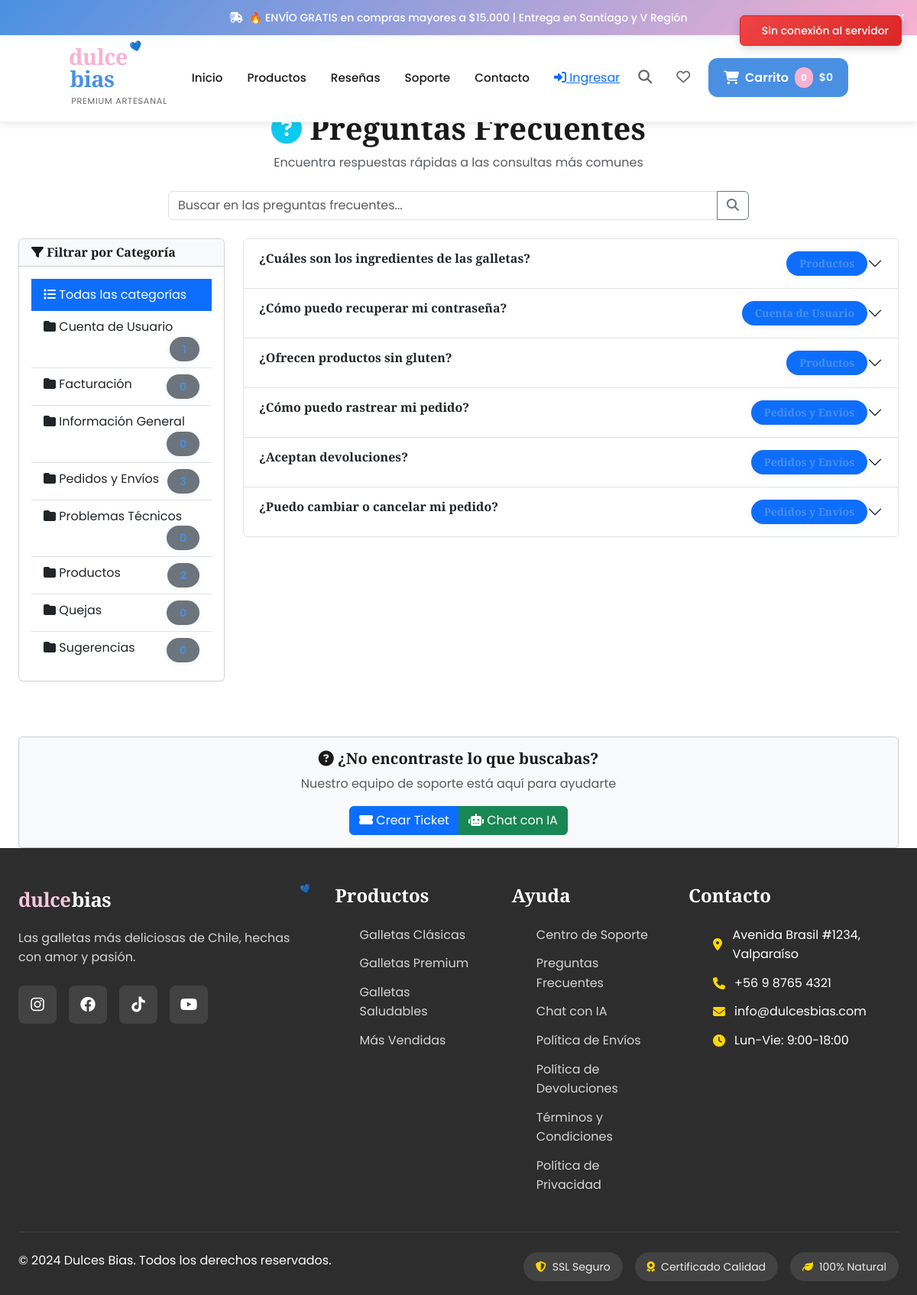
/support/faq/, run on the app's committed database.
### support/models.py (models this page shows, shortened)
class SupportCategory(models.Model):
    name = models.CharField(max_length=100, verbose_name="Nombre")
    description = models.TextField(blank=True, verbose_name="Descripción")
    icon = models.CharField(max_length=50, default="fas fa-question", verbose_name="Icono")
    is_active = models.BooleanField(default=True, verbose_name="Activo")
    order = models.PositiveIntegerField(default=0, verbose_name="Orden")
    created_at = models.DateTimeField(auto_now_add=True, verbose_name="Fecha de Creación")
    class Meta:
        verbose_name = "Categoría de Soporte"
        verbose_name_plural = "Categorías de Soporte"
        ordering = ['order', 'name']

class SupportFAQ(models.Model):
    question = models.CharField(max_length=300, verbose_name="Pregunta")
    answer = models.TextField(verbose_name="Respuesta")
    category = models.ForeignKey(SupportCategory, on_delete=models.CASCADE)
    keywords = models.TextField(verbose_name="Palabras Clave", help_text="Separadas por comas")
    view_count = models.PositiveIntegerField(default=0, verbose_name="Veces Vista")
    helpful_votes = models.PositiveIntegerField(default=0, verbose_name="Votos Útiles")
    not_helpful_votes = models.PositiveIntegerField(default=0, verbose_name="Votos No Útiles")
    is_featured = models.BooleanField(default=False, verbose_name="Destacada")
    is_active = models.BooleanField(default=True, verbose_name="Activa")
    created_at = models.DateTimeField(auto_now_add=True)
    updated_at = models.DateTimeField(auto_now=True)
    class Meta:
        verbose_name = "Pregunta Frecuente"
        verbose_name_plural = "Preguntas Frecuentes"
        ordering = ['-is_featured', '-helpful_votes', '-view_count']
    @property
    def upvotes(self):
        return self.helpful_votes
    @property
    def downvotes(self):
        return self.not_helpful_votes

### support/views.py (the view)
# urls.py: path('faq/', views.faq_list, name='faq_list'),
def faq_list(request):
    categories = SupportCategory.objects.filter(is_active=True)
    selected_category = None
    category_id = request.GET.get('category')
    if category_id:
        try:
            selected_category = SupportCategory.objects.get(id=category_id)
            faqs = SupportFAQ.objects.filter(
                category=selected_category,
                is_active=True
            )
        except SupportCategory.DoesNotExist:
            faqs = SupportFAQ.objects.filter(is_active=True)
    else:
        faqs = SupportFAQ.objects.filter(is_active=True)
    paginator = Paginator(faqs, 10)
    page_number = request.GET.get('page')
    page_obj = paginator.get_page(page_number)
    context = {
        'faqs': page_obj,
        'categories': categories,
        'selected_category': selected_category,
        'is_paginated': page_obj.has_other_pages(),
        'page_obj': page_obj,
    }
    return render(request, 'support/faq_list.html', context)

### cart/models.py (called while the page is built)
    def get_total_price(self):
        return sum(Decimal(item['price']) * item['quantity'] for item in self.cart.values())

    def __len__(self):
        return sum(item['quantity'] for item in self.cart.values())

### support/templates/support/faq_list.html (shortened to what this page needs)
{% extends 'base.html' %}
{% block content %}
<div class="container mt-4">
    <div class="row">
        <div class="col-12">
            <div class="text-center mb-4">
                <h1><i class="fas fa-question-circle text-info"></i> Preguntas Frecuentes</h1>
                <p class="text-muted">Encuentra respuestas rápidas a las consultas más comunes</p>
            </div>
        </div>
    </div>
    <div class="row mb-4">
        <div class="col-md-8 mx-auto">
            <div class="input-group">
                <input type="text"
                       class="form-control"
                       id="searchFAQ"
                       placeholder="Buscar en las preguntas frecuentes...">
                <button class="btn btn-outline-secondary" type="button">
                    <i class="fas fa-search"></i>
                </button>
            </div>
        </div>
    </div>
    <div class="row">
        <div class="col-md-3 mb-4">
            <div class="card">
                <div class="card-header bg-light">
                    <h6 class="mb-0"><i class="fas fa-filter"></i> Filtrar por Categoría</h6>
                </div>
                <div class="card-body">
                    <div class="list-group list-group-flush">
                        <a href="?category=" class="list-group-item list-group-item-action {% if not selected_category %}active{% endif %}">
                            <i class="fas fa-list"></i> Todas las categorías
                        </a>
                        {% for category in categories %}
                        <a href="?category={{ category.id }}"
                           class="list-group-item list-group-item-action {% if selected_category.id == category.id %}active{% endif %}">
                            <i class="fas fa-folder"></i> {{ category.name }}
                            <span class="badge bg-secondary float-end">{{ category.supportfaq_set.count }}</span>
                        </a>
                        {% endfor %}
                    </div>
                </div>
            </div>
        </div>
        <div class="col-md-9">
            {% if faqs %}
                <div id="faqAccordion" class="accordion">
                    {% for faq in faqs %}
                    <div class="accordion-item faq-item" data-category="{{ faq.category.name|lower }}" data-question="{{ faq.question|lower }}">
                        <h2 class="accordion-header" id="faq{{ faq.id }}">
                            <button class="accordion-button collapsed"
                                    type="button"
                                    data-bs-toggle="collapse"
                                    data-bs-target="#collapse{{ faq.id }}"
                                    aria-expanded="false"
                                    aria-controls="collapse{{ faq.id }}">
                                <div class="w-100">
                                    <div class="d-flex justify-content-between align-items-start">
                                        <div class="flex-grow-1">
                                            <strong>{{ faq.question }}</strong>
                                        </div>
                                        <div class="ms-3">
                                            <span class="badge bg-primary">{{ faq.category.name }}</span>
                                        </div>
                                    </div>
                                </div>
                            </button>
                        </h2>
                    </div>
                    {% endfor %}
                </div>
            {% endif %}
        </div>
    </div>
    <div class="row mt-5">
        <div class="col-12">
            <div class="card bg-light">
                <div class="card-body text-center">
                    <h5><i class="fas fa-question-circle"></i> ¿No encontraste lo que buscabas?</h5>
                    <p class="text-muted">Nuestro equipo de soporte está aquí para ayudarte</p>
                    <div class="btn-group" role="group">
                        <a href="{% url 'support:create_ticket' %}" class="btn btn-primary">
                            <i class="fas fa-ticket-alt"></i> Crear Ticket
                        </a>
                        <a href="{% url 'support:quick_support' %}" class="btn btn-success">
                            <i class="fas fa-robot"></i> Chat con IA
                        </a>
                    </div>
                </div>
            </div>
        </div>
    </div>
</div>
{% endblock %}

### static/css/styles.css (style rules this page uses)
*, *::before, *::after { margin: 0; padding: 0; box-sizing: border-box; }
:root { --primary-blue: #4A90E2; --primary-blue-dark: #357ABD; --primary-blue-light: #6BA3E8; --accent-pink: #F7B2D1; --accent-pink-dark: #E896C1; --accent-pink-light: #F9C8DC; --background-light: #F8FAFF; --background-cream: #FDF9FF; --white: #FFFFFF; --black: #1A1A1A; --gray-dark: #2D2D2D; --gray-medium: #666666; --gray-light: #E8F1FF; --success: #10B981; --error: #EF4444; --warning: #F59E0B; --primary-color: #4A90E2; --primary-dark: #357ABD; --accent-color: #FFD700; --gradient-primary: linear-gradient(135deg, var(--primary-blue) 0%, var(--accent-pink) 100%); --gradient-light: linear-gradient(135deg, var(--background-light) 0%, var(--accent-pink-light) 100%); --font-primary: 'Poppins', -apple-system, BlinkMacSystemFont, 'Segoe UI', sans-serif; --font-display: 'Playfair Display', serif; --container-max-width: 1200px; --section-padding: 5rem 0; --border-radius: 12px; --border-radius-large: 24px; --shadow-sm: 0 2px 8px rgba(74, 144, 226, 0.1); --shadow-md: 0 4px 16px rgba(74, 144, 226, 0.15); --shadow-lg: 0 8px 32px rgba(74, 144, 226, 0.2); --shadow-xl: 0 16px 64px rgba(74, 144, 226, 0.25); --transition-fast: 0.15s ease; --transition-medium: 0.3s ease; --transition-slow: 0.5s ease; }
html { scroll-behavior: smooth; font-size: 16px; }
body { font-family: var(--font-primary); line-height: 1.6; color: var(--black); background-color: var(--white); overflow-x: hidden; padding-top: 120px; }
.container { max-width: var(--container-max-width); margin: 0 auto; padding: 0 1.5rem; }
h1, h2, h3, h4, h5, h6 { font-family: var(--font-display); font-weight: 600; line-height: 1.2; color: var(--black); }
.badge { background: var(--white); color: var(--primary-color); font-size: 0.875rem; font-weight: 600; padding: 0.5rem 1rem; border-radius: 20px; box-shadow: var(--shadow-sm); border: 1px solid rgba(139, 69, 19, 0.1); }

### static/css/button_fix.css (style rules this page uses)
:root { --primary-color: var(--primary-blue); --primary-dark: var(--primary-blue-dark); --accent-color: #FFD700; }

### data on the page
SupportCategory: name "Cuenta de Usuario"
SupportCategory: name "Facturación"
SupportCategory: name "Información General"
SupportCategory: name "Pedidos y Envíos"
SupportCategory: name "Problemas Técnicos"
SupportCategory: name "Productos"
SupportCategory: name "Quejas"
SupportCategory: name "Sugerencias"
SupportFAQ: question "¿Cuáles son los ingredientes de las galletas?", category.name "Productos"
SupportFAQ: question "¿Cómo puedo recuperar mi contraseña?", category.name "Cuenta de Usuario"
SupportFAQ: question "¿Ofrecen productos sin gluten?", category.name "Productos"
SupportFAQ: question "¿Cómo puedo rastrear mi pedido?", category.name "Pedidos y Envíos"
SupportFAQ: question "¿Aceptan devoluciones?", category.name "Pedidos y Envíos"
SupportFAQ: question "¿Puedo cambiar o cancelar mi pedido?", category.name "Pedidos y Envíos"

### other printed values
{{ cart_items_count|default:0 }} "0"
{{ cart_total|default:"$0" }} "$0"
